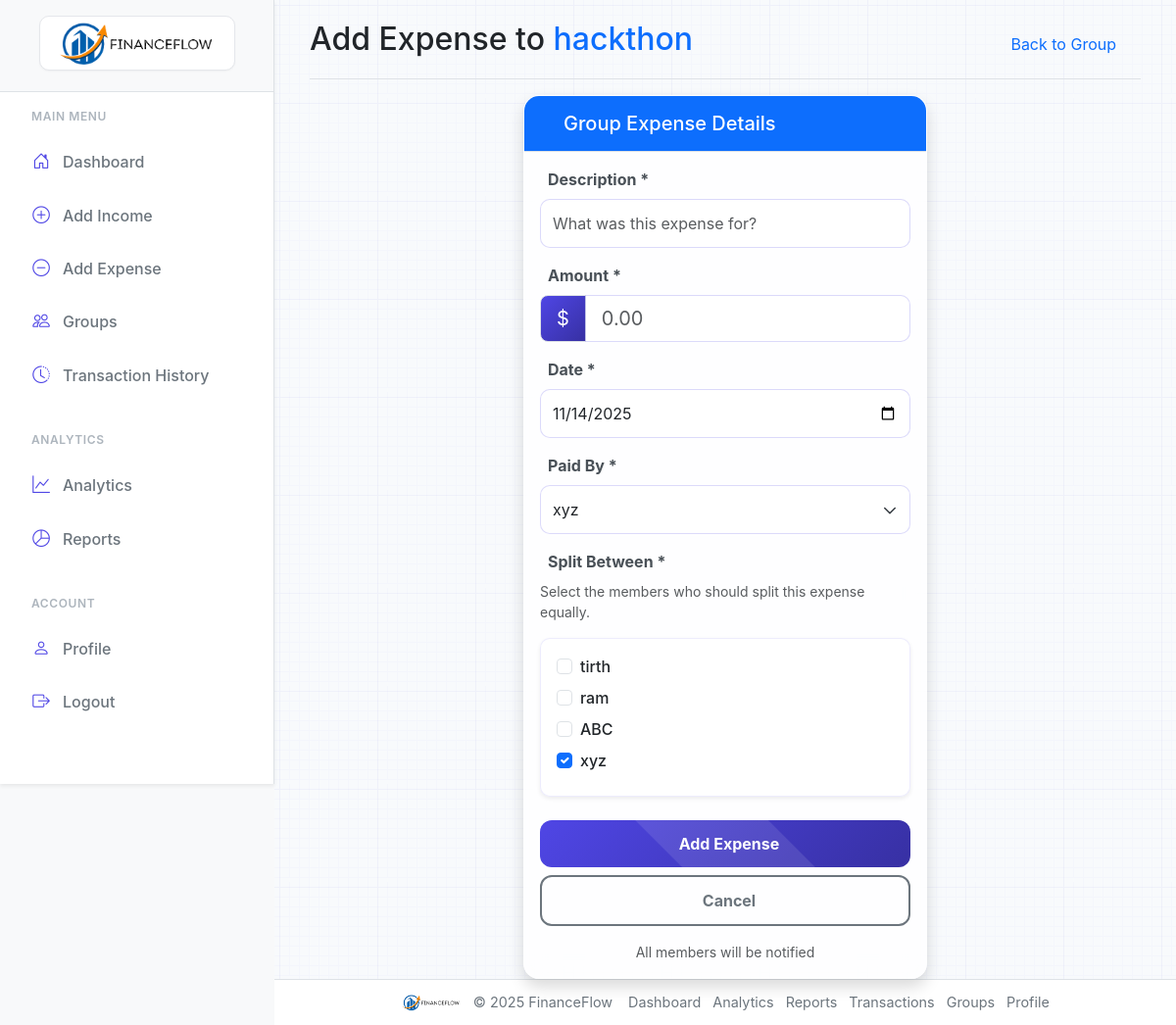
The page /group/2/add-expense/ (signed in) on the database its author committed.
### project_app/models.py (models this page shows, shortened)
class Group(models.Model):
    GROUP_TYPE_CHOICES = [
        ('trip', 'Trip'),
        ('home', 'Home'),
        ('friends', 'Friends'),
        ('work', 'Work'),
        ('other', 'Other'),
    ]
    name = models.CharField(max_length=100)
    description = models.TextField(blank=True, null=True)
    group_type = models.CharField(max_length=20, choices=GROUP_TYPE_CHOICES, default='other')
    created_by = models.ForeignKey(Registration, on_delete=models.CASCADE, related_name='created_groups')
    members = models.ManyToManyField(Registration, through='GroupMember', related_name='joined_groups')
    created_at = models.DateTimeField(auto_now_add=True)
    updated_at = models.DateTimeField(auto_now=True)

class Registration(models.Model):
    name=models.CharField(max_length=50)
    email=models.EmailField()
    phone_no=models.CharField(max_length=10)
    password=models.CharField(max_length=128)
    address=models.TextField()

### project_app/views.py (the view, shortened to what this page needs)
# urls.py: path('group/<int:group_id>/add-expense/', add_group_expense, name='add_group_expense'),
@login_required
@ensure_csrf_cookie
def add_group_expense(request, group_id):
    user = Registration.objects.get(email=request.session['entry_email'])
    try:
        group = Group.objects.get(id=group_id)
        if not group.members.filter(id=user.id).exists() and group.created_by != user:
            return redirect('groups')
        context = {
            'group': group,
            'user': user
        }
        return render(request, 'groups/add_group_expense.html', context)
    except Group.DoesNotExist:
        return redirect('groups')

### project_app/views.py (called while the page is built)
def login_required(view_func):
    @wraps(view_func)
    def wrapper(request, *args, **kwargs):
        if 'entry_email' not in request.session:
            return redirect('login')
        return view_func(request, *args, **kwargs)
    return wrapper

### project_app/templates/groups/add_group_expense.html (shortened to what this page needs)
{% extends '../base.html' %}
{% block content %}
<div class="container-fluid form-container">
    <main class="px-md-4" data-aos="fade-left" data-aos-duration="800">
            <div class="d-flex justify-content-between flex-wrap flex-md-nowrap align-items-center pt-3 pb-2 mb-3 border-bottom" data-aos="fade-up" data-aos-duration="800">
                <h1 class="h2">Add Expense to <span class="text-primary">{{ group.name }}</span></h1>
                <div class="btn-toolbar mb-2 mb-md-0" data-aos="fade-left" data-aos-delay="200" data-aos-duration="800">
                    <a href="{% url 'group_detail' group.id %}" class="btn btn-outline-primary">
                         Back to Group
                    </a>
                </div>
            </div>
            <div class="row justify-content-center">
                <div class="col-md-8 col-lg-6" data-aos="fade-up" data-aos-delay="100" data-aos-duration="800">
                    <div class="card shadow" style="border-radius: 16px; overflow: hidden; backdrop-filter: blur(10px); background: rgba(255, 255, 255, 0.8); border: 1px solid rgba(255, 255, 255, 0.2); transition: all 0.3s ease;">
                        <div class="card-header bg-primary text-white py-3" data-aos="fade-down" data-aos-delay="200" data-aos-duration="800">
                            <div class="d-flex align-items-center">
                                <h5 class="mb-0">Group Expense Details</h5>
                            </div>
                        </div>
                        <div class="card-body">
                            <form method="post">
                                <div class="mb-3" data-aos="fade-up" data-aos-delay="250" data-aos-duration="800">
                                    <label for="description" class="form-label fw-bold">Description *</label>
                                    <input type="text" class="form-control form-control-lg" id="description" name="description" value="{{ form_values.description }}" required style="border-radius: 10px; border: 1px solid rgba(79, 70, 229, 0.2); transition: all 0.3s ease;" placeholder="What was this expense for?">
                                </div>
                                <div class="mb-3" data-aos="fade-up" data-aos-delay="300" data-aos-duration="800">
                                    <label for="amount" class="form-label fw-bold">Amount *</label>
                                    <div class="input-group input-group-lg">
                                        <span class="input-group-text" style="background: linear-gradient(135deg, var(--primary-color), var(--primary-dark)); color: white;">$</span>
                                        <input type="number" class="form-control" id="amount" name="amount" step="0.01" min="0.01" value="{{ form_values.amount }}" required style="border-radius: 0 10px 10px 0; border: 1px solid rgba(79, 70, 229, 0.2); transition: all 0.3s ease;" placeholder="0.00">
                                    </div>
                                </div>
                                <div class="mb-3" data-aos="fade-up" data-aos-delay="350" data-aos-duration="800">
                                    <label for="date" class="form-label fw-bold">Date *</label>
                                    <input type="date" class="form-control form-control-lg" id="date" name="date" value="{{ form_values.date }}" required style="border-radius: 10px; border: 1px solid rgba(79, 70, 229, 0.2); transition: all 0.3s ease;">
                                </div>
                                <div class="mb-3" data-aos="fade-up" data-aos-delay="400" data-aos-duration="800">
                                    <label for="payer" class="form-label fw-bold">Paid By *</label>
                                    <select class="form-select form-select-lg" id="payer" name="payer" required style="border-radius: 10px; border: 1px solid rgba(79, 70, 229, 0.2); transition: all 0.3s ease;">
                                        {% for member in group.members.all %}
                                            <option value="{{ member.id }}" {% if form_values.payer == member.id|stringformat:"s" %}selected{% endif %}>{{ member.name }}</option>
                                        {% endfor %}
                                    </select>
                                </div>
                                <div class="mb-4" data-aos="fade-up" data-aos-delay="450" data-aos-duration="800">
                                    <label class="form-label fw-bold">Split Between *</label>
                                    <p class="text-muted small">Select the members who should split this expense equally.</p>
                                    <div class="card p-3 mt-2" style="border-radius: 10px; background: rgba(255, 255, 255, 0.6); border: 1px solid rgba(79, 70, 229, 0.1);">
                                        {% for member in group.members.all %}
                                            <div class="form-check mb-2" data-aos="fade-left" data-aos-delay="{{ forloop.counter|add:450 }}" data-aos-duration="800">
                                                <input class="form-check-input" type="checkbox" name="included_members" value="{{ member.id }}" id="member_{{ member.id }}" >
                                                <label class="form-check-label" for="member_{{ member.id }}">
                                                    <span class="fw-medium">{{ member.name }}</span>
                                                </label>
                                            </div>
                                        {% endfor %}
                                    </div>
                                </div>
                                <div class="d-grid gap-2" data-aos="fade-up" data-aos-delay="500" data-aos-duration="800">
                                    <button type="submit" class="btn btn-primary btn-lg btn-shimmer" style="border-radius: 12px; background: linear-gradient(135deg, var(--primary-color), var(--primary-dark)); border: none; padding: 12px; position: relative; overflow: hidden; transition: all 0.3s ease;">
                                        <div class="d-flex align-items-center justify-content-center">
                                            <span class="fw-bold">Add Expense</span>
                                        </div>
                                    </button>
                                    <a href="{% url 'group_detail' group.id %}" class="btn btn-outline-secondary btn-lg" style="border-radius: 12px; border: 2px solid #6c757d; padding: 12px; transition: all 0.3s ease;">
                                        <div class="d-flex align-items-center justify-content-center">
                                            <span class="fw-bold">Cancel</span>
                                        </div>
                                    </a>
                                    <div class="text-center mt-2 text-muted small">All members will be notified</div>
                                </div>
                            </form>
                        </div>
                    </div>
                </div>
            </div>
    </main>
</div>
{% endblock %}

### project_app/static/CSS/Style.css (style rules this page uses)
:root { --primary-color: #007bff; --primary-dark: #0056b3; --text-primary: #6c757d; --warning-color: #ffc107; --radius-lg: 0.5rem; --shadow-md: 0 0.125rem 0.25rem rgba(0, 0, 0, 0.075); }
* { margin: 0; padding: 0; box-sizing: border-box; }
a { text-decoration: none !important; list-style: none; transition: all 0.3s ease; }

### project_app/templates/base.html (style rules this page uses)
body { background-color: #f8f9fa; font-family: -apple-system, BlinkMacSystemFont, 'Segoe UI', Roboto, sans-serif; }
.card { box-shadow: 0 0.125rem 0.25rem rgba(0, 0, 0, 0.075); }
:root { --primary-color: #007bff; --secondary-color: #6c757d; --success-color: #28a745; --danger-color: #dc3545; --warning-color: #ffc107; --info-color: #17a2b8; --light-color: #f8f9fa; --dark-color: #343a40; --white: #ffffff; --gray-100: #f8f9fa; --gray-200: #e9ecef; --gray-300: #dee2e6; --gray-400: #ced4da; --gray-500: #adb5bd; --gray-600: #6c757d; --gray-700: #495057; --gray-800: #343a40; --gray-900: #212529; }
.btn-primary { background-color: var(--primary-color); border-color: var(--primary-color); }
.card-header { background: var(--gray-100); border-bottom: 1px solid var(--gray-300); color: var(--dark-color); font-weight: 600; padding: 0.75rem 1.25rem; }
.form-control { border: 1px solid #ced4da; border-radius: 0.375rem; padding: 0.75rem; font-size: 1rem; line-height: 1.5; background-color: #fff; transition: border-color 0.15s ease-in-out, box-shadow 0.15s ease-in-out; }
.form-select { border: 1px solid #ced4da; border-radius: 0.375rem; padding: 0.75rem; font-size: 1rem; line-height: 1.5; background-color: #fff; background-repeat: no-repeat; background-position: right 0.75rem center; background-size: 16px 12px; transition: border-color 0.15s ease-in-out, box-shadow 0.15s ease-in-out; }
.form-label { margin-bottom: 0.5rem; font-weight: 600; color: #495057; }
.btn { padding: 0.75rem 1.5rem; font-size: 1rem; border-radius: 0.375rem; font-weight: 400; text-align: center; text-decoration: none; display: inline-block; border: 1px solid transparent; transition: color 0.15s ease-in-out, background-color 0.15s ease-in-out, border-color 0.15s ease-in-out, box-shadow 0.15s ease-in-out; }
.card { border: 1px solid #dee2e6; border-radius: 0.5rem; box-shadow: 0 0.125rem 0.25rem rgba(0, 0, 0, 0.075); }
.card-header { background: #f8f9fa; border-bottom: 1px solid #dee2e6; padding: 1rem 1.5rem; font-weight: 600; }

### project_app/templates/groups/add_group_expense.html (style rules this page uses)
:root { --primary-color: #4f46e5; --primary-dark: #3730a3; --bg-light: #f8fafc; }
.btn-shimmer::before { content: ''; position: absolute; top: -50%; left: -50%; width: 200%; height: 200%; background: rgba(255, 255, 255, 0.1); transform: rotate(45deg); pointer-events: none; animation: shimmer 3s infinite linear; z-index: 1; }
.form-container { background-color: var(--bg-light); }
.btn-primary { color: white !important; z-index: 2; position: relative; }
.btn-primary .d-flex { position: relative; z-index: 3; }

### rows shown on the page
Group: name "hackthon"
Registration: name "tirth"
Registration: name "ram"
Registration: name "ABC"
Registration: name "xyz"

### other values the page prints
form field payer "xyz"
